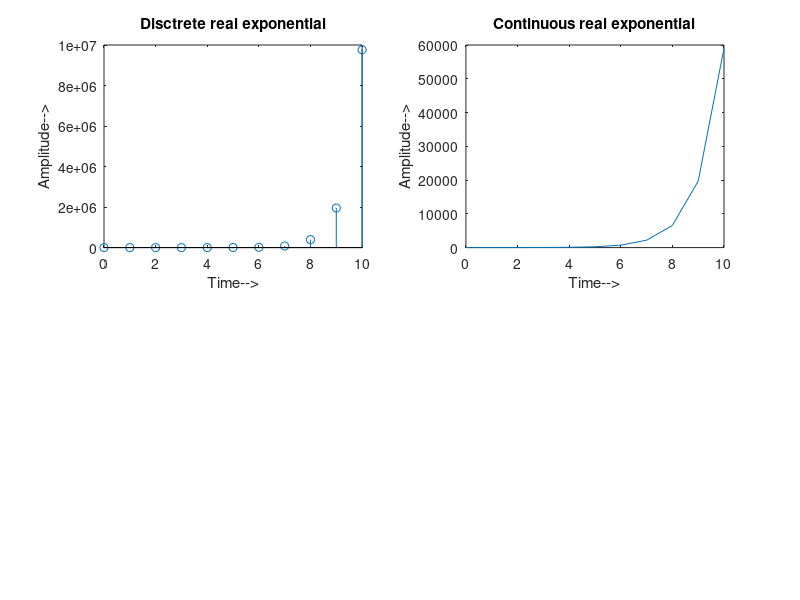

The MATLAB source for this figure:
% Disctrete real exponential
n=0:10;
a=5;
x=a.^n;
subplot(2,2,1);
stem(n,x);
xlabel('Time-->');
ylabel('Amplitude-->');
title('Disctrete real exponential');

% Continuous real exponential
n=0:10;
a=3;
x=a.^n;
subplot(2,2,2);
plot(n,x);
xlabel('Time-->');
ylabel('Amplitude-->');
title('Continuous real exponential');
